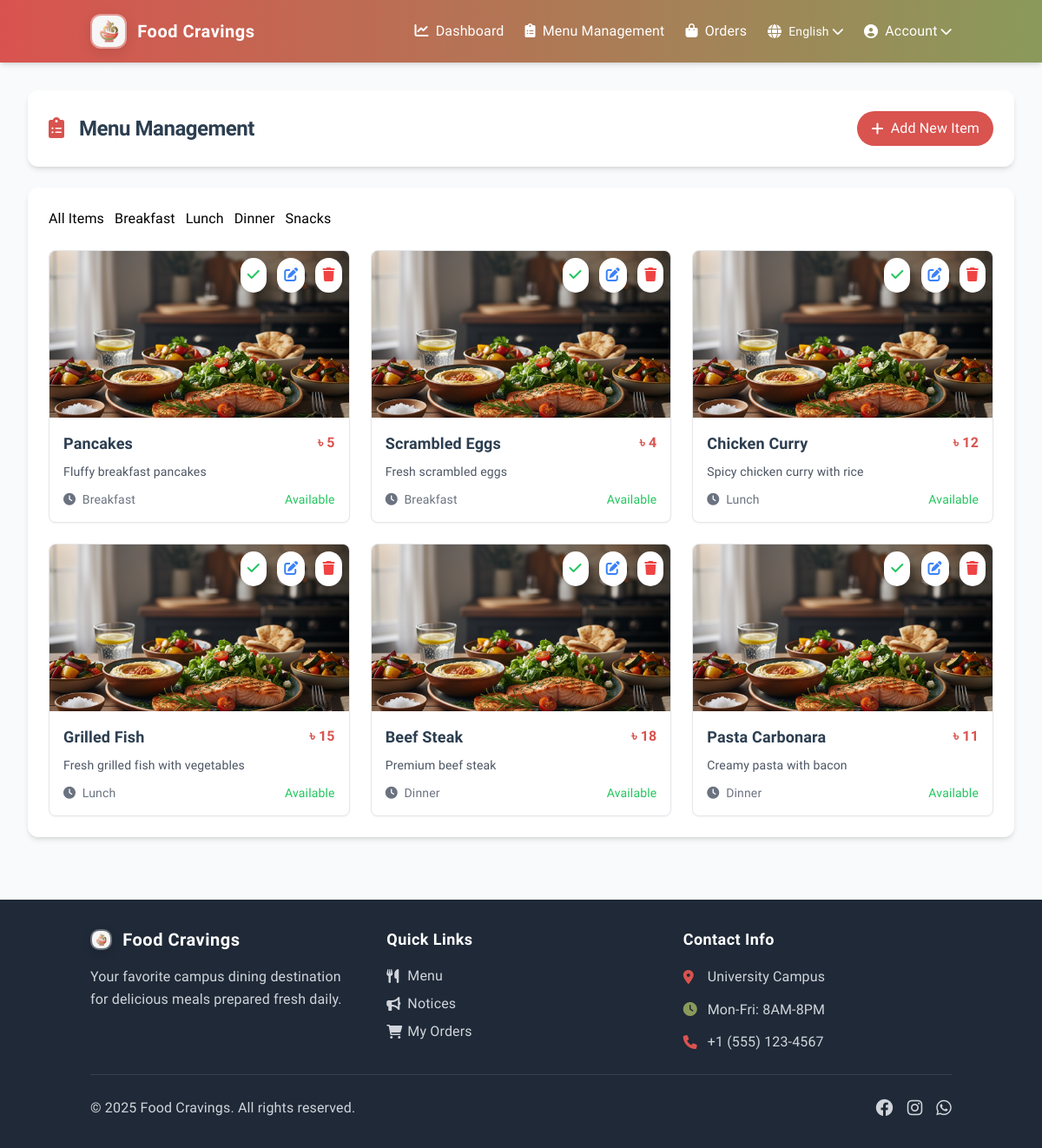
Page /admin/menu (signed in) on the committed database.
### app.py (models this page shows)
class MenuItem(db.Model):
    id = db.Column(db.Integer, primary_key=True)
    name = db.Column(db.String(100), nullable=False)
    description = db.Column(db.Text)
    price = db.Column(db.Float, nullable=False)
    image_path = db.Column(db.String(200))
    shift = db.Column(db.String(20), nullable=False)  # breakfast, lunch, supper, dinner
    available = db.Column(db.Boolean, default=True)
    feedbacks = db.relationship('Feedback', backref='menu_item', lazy=True)

### app.py (the view)
@app.route('/admin/menu')
@admin_required
def admin_menu():
    menu_items = MenuItem.query.all()
    return render_template('admin/menu.html', menu_items=menu_items)

### app.py (called while the page is built)
@babel.localeselector
def get_locale():
    if 'language' in session:
        return session['language']
    if request.args.get('lang'):
        session['language'] = request.args.get('lang')
        return session['language']
    return request.accept_languages.best_match(app.config['LANGUAGES'].keys()) or app.config['BABEL_DEFAULT_LOCALE']

@app.context_processor
def inject_conf_vars():
    return {
        'LANGUAGES': app.config['LANGUAGES'],
        'CURRENT_LANGUAGE': session.get('language', get_locale()),
        '_': gettext
    }

@app.context_processor
def inject_cart_count():
    if 'user_id' in session:
        cart_count = Cart.query.filter_by(user_id=session['user_id']).count()
        return {'cart_count': cart_count}
    return {'cart_count': 0}

def admin_required(f):
    @wraps(f)
    def decorated_function(*args, **kwargs):
        if 'user_id' not in session or not session.get('is_admin'):
            flash('Admin access required.')
            return redirect(url_for('login'))
        return f(*args, **kwargs)
    return decorated_function

### templates/admin/menu.html (shortened to what this page needs)
{% extends "base.html" %}
{% block content %}
<div class="space-y-6">
    <div class="bg-white rounded-xl shadow-md p-6">
        <div class="flex flex-col sm:flex-row sm:items-center sm:justify-between space-y-4 sm:space-y-0">
            <div class="flex items-center space-x-4">
                <h1 class="text-2xl font-bold text-dark">
                    <i class="fas fa-clipboard-list text-[#D9534F] mr-3"></i>
                        Menu Management
                </h1>
            </div>
            <button onclick="openAddItemModal()"
                class="bg-[#D9534F] text-white px-4 py-2 rounded-full hover:bg-[#C9463C] transition-colors flex items-center">
                <i class="fas fa-plus mr-2"></i>
                Add New Item
            </button>
        </div>
    </div>
    <div class="bg-white rounded-xl shadow-md p-6">
        <div class="flex flex-wrap gap-3 mb-6">
            <button class="category-btn active" data-category="all">
                All Items
            </button>
            <button class="category-btn" data-category="breakfast">
                Breakfast
            </button>
            <button class="category-btn" data-category="lunch">
                Lunch
            </button>
            <button class="category-btn" data-category="dinner">
                Dinner
            </button>
            <button class="category-btn" data-category="snacks">
                Snacks
            </button>
        </div>
        <div class="grid grid-cols-1 md:grid-cols-2 lg:grid-cols-3 gap-6">
            {% for item in menu_items %}
            <div class="menu-item" data-category="{{ item.shift }}">
                <div class="bg-white rounded-lg shadow-sm overflow-hidden border border-gray-200">
                    <div class="relative h-48">
                        <img src="/{{ item.image_path or 'static/uploads/default-food.png' }}"
                             alt="{{ item.name }}"
                             class="w-full h-full object-cover">
                        <div class="absolute top-2 right-2 space-x-2">
                            <button onclick="toggleAvailability('{{ item.id }}')"
                                class="bg-white rounded-full p-2 shadow-md hover:bg-gray-100 transition-colors
                                       {% if item.available %}text-green-500{% else %}text-red-500{% endif %}">
                                <i class="fas {% if item.available %}fa-check{% else %}fa-times{% endif %}"></i>
                            </button>
                            <button onclick="openEditItemModal('{{ item.id }}')"
                                class="bg-white rounded-full p-2 shadow-md hover:bg-gray-100 transition-colors text-blue-500">
                                <i class="fas fa-edit"></i>
                            </button>
                            <button onclick="deleteItem('{{ item.id }}')"
                                class="bg-white rounded-full p-2 shadow-md hover:bg-gray-100 transition-colors text-red-500">
                                <i class="fas fa-trash"></i>
                            </button>
                        </div>
                    </div>
                    <div class="p-4">
                        <div class="flex justify-between items-start mb-2">
                            <h3 class="text-lg font-semibold text-dark">{{ item.name }}</h3>
                            <p class="text-primary font-semibold">৳&nbsp;{{ item.price|int }}</p>
                        </div>
                        <p class="text-gray-600 text-sm mb-3">{{ item.description }}</p>
                        <div class="flex items-center justify-between">
                            <span class="text-sm text-gray-500">
                                <i class="fas fa-clock mr-1"></i>
                                {{ item.shift|title }}
                            </span>
                            <span class="text-sm {% if item.available %}text-green-500{% else %}text-red-500{% endif %}">
                                {{ "Available" if item.available else "Not Available" }}
                            </span>
                        </div>
                    </div>
                </div>
            </div>
            {% endfor %}
        </div>
    </div>
</div>
{% endblock %}

### templates/base.html (style rules this page uses)
body { font-size: 16px; line-height: 1.6; letter-spacing: 0.01em; }
h1 { font-size: 2.5rem; line-height: 1.2; font-weight: 700; letter-spacing: -0.02em; }
h3 { font-size: 1.5rem; line-height: 1.4; font-weight: 600; }
p { font-size: 1rem; line-height: 1.6; font-weight: 400; }
.text-sm { font-size: 0.95rem; line-height: 1.5; }
button, .btn { font-size: 1rem; font-weight: 500; letter-spacing: 0.02em; }
.space-y-6 > * + * { margin-top: 1.75rem; }
.space-y-4 > * + * { margin-top: 1.25rem; }
.category-filter, .category-btn { @apply px-5 py-2.5 rounded-full border-2 border-[#D9534F] text-[#D9534F] font-medium hover:bg-[#D9534F] hover:text-white transition-all duration-300 focus:outline-none focus:ring-2 focus:ring-[#D9534F] focus:ring-opacity-50; }
.category-filter.active, .category-btn.active { @apply bg-[#D9534F] text-white shadow-md; }

### templates/admin/menu.html (style rules this page uses)
.category-btn { @apply px-4 py-2 rounded-full text-gray-600 hover:text-primary transition-colors; }
.category-btn.active { @apply bg-primary text-white hover:text-white; }

### rows in the picture
MenuItem: name "Pancakes", price "5", description "Fluffy breakfast pancakes", shift "Breakfast", available "Available"
MenuItem: name "Scrambled Eggs", price "4", description "Fresh scrambled eggs", shift "Breakfast", available "Available"
MenuItem: name "Chicken Curry", price "12", description "Spicy chicken curry with rice", shift "Lunch", available "Available"
MenuItem: name "Grilled Fish", price "15", description "Fresh grilled fish with vegetables", shift "Lunch", available "Available"
MenuItem: name "Beef Steak", price "18", description "Premium beef steak", shift "Dinner", available "Available"
MenuItem: name "Pasta Carbonara", price "11", description "Creamy pasta with bacon", shift "Dinner", available "Available"

### other values in the picture
{{ LANGUAGES[CURRENT_LANGUAGE] }} "English"
